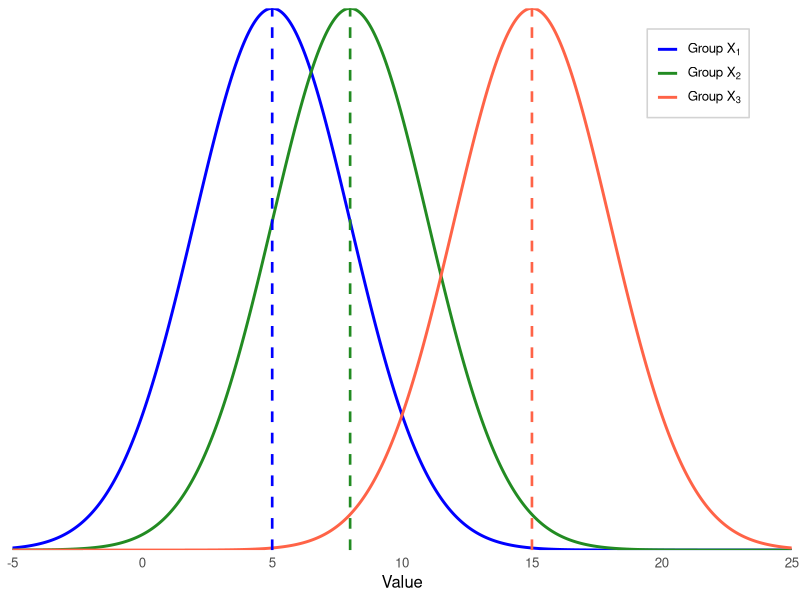
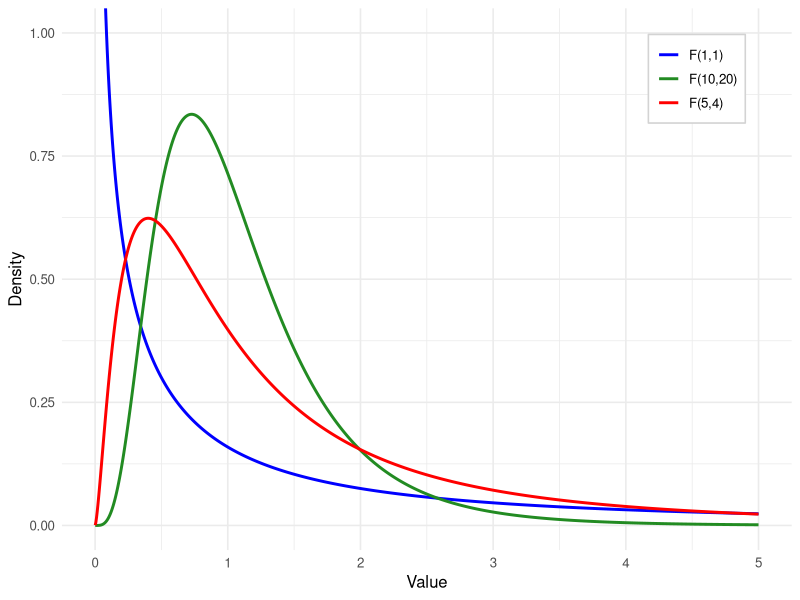
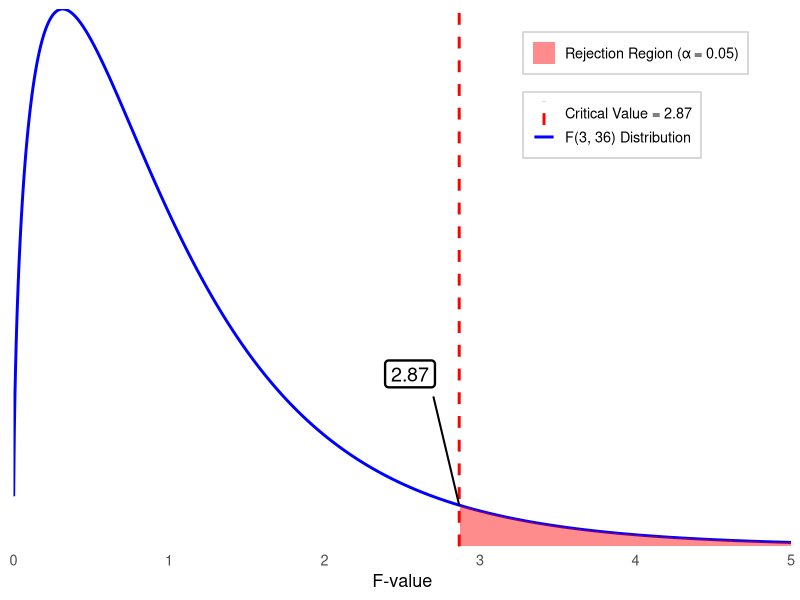
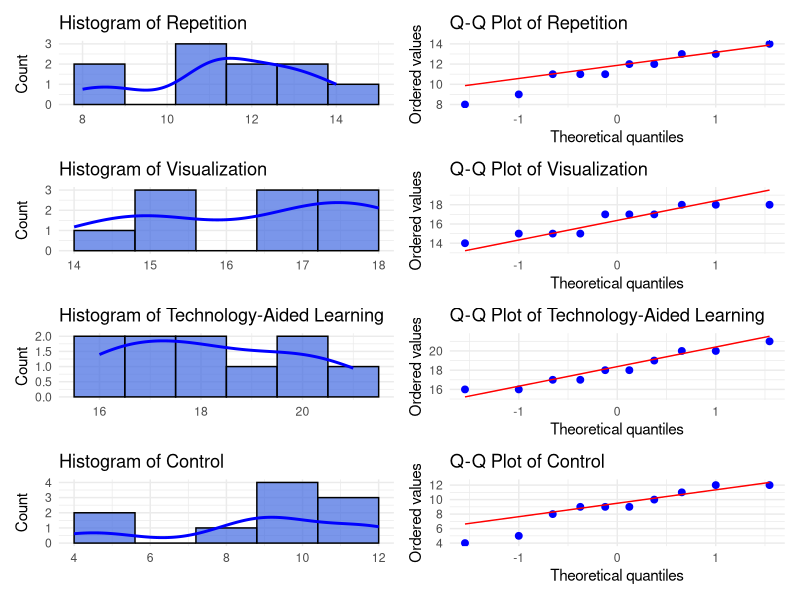

Reproduce these figures in R, in order.
## ---- chunk 1
#| echo: false
#| message: false
#| warning: false
#| fig-width: 8
#| fig-height: 5
#| fig-cap: "Three group distributions with dashed mean lines."
#| fig-align: center

library(ggplot2)

# x-range
x <- seq(-5, 25, length.out = 1000)

# approximate group parameters from the figure
mu1 <- 5
mu2 <- 8
mu3 <- 15
sd1 <- 3
sd2 <- 3
sd3 <- 3

# density data
df <- rbind(
  data.frame(x = x, y = dnorm(x, mean = mu1, sd = sd1), group = "Group X[1]"),
  data.frame(x = x, y = dnorm(x, mean = mu2, sd = sd2), group = "Group X[2]"),
  data.frame(x = x, y = dnorm(x, mean = mu3, sd = sd3), group = "Group X[3]")
)

# plot
ggplot(df, aes(x = x, y = y, color = group)) +
  geom_line(linewidth = 1) +
  geom_vline(xintercept = mu1, color = "blue", linetype = "dashed", linewidth = 0.9) +
  geom_vline(xintercept = mu2, color = "forestgreen", linetype = "dashed", linewidth = 0.9) +
  geom_vline(xintercept = mu3, color = "tomato", linetype = "dashed", linewidth = 0.9) +
  scale_color_manual(
    values = c("Group X[1]" = "blue", "Group X[2]" = "forestgreen", "Group X[3]" = "tomato"),
    labels = c(expression("Group " * X[1]),
               expression("Group " * X[2]),
               expression("Group " * X[3]))
  ) +
  labs(x = "Value", y = NULL, color = NULL) +
  coord_cartesian(xlim = c(-5, 25), expand = FALSE) +
  theme_minimal(base_size = 12) +
  theme(
    panel.grid = element_blank(),
    axis.text.y = element_blank(),
    axis.ticks.y = element_blank(),
    legend.position = c(0.88, 0.88),
    legend.background = element_rect(fill = "white", color = "lightgray"),
    legend.key = element_rect(fill = "white", color = NA)
  )
## ---- chunk 2
#| echo: false
#| message: false
#| warning: false
#| fig-width: 7
#| fig-height: 5
#| fig-cap: "F distributions with different degrees of freedom"
#| fig-align: center

library(ggplot2)

# x range
x <- seq(0.001, 5, length.out = 1000)

# create density data
df_data <- rbind(
  data.frame(x = x, y = df(x, 1, 1), group = "F(1,1)"),
  data.frame(x = x, y = df(x, 10, 20), group = "F(10,20)"),
  data.frame(x = x, y = df(x, 5, 4), group = "F(5,4)")
)

# plot
ggplot(df_data, aes(x = x, y = y, color = group)) +
  geom_line(linewidth = 1) +
  scale_color_manual(values = c("blue", "forestgreen", "red")) +
  labs(
    x = "Value",
    y = "Density",
    color = NULL
  ) +
  coord_cartesian(xlim = c(0,5), ylim = c(0,1)) +
  theme_minimal(base_size = 12) +
  theme(
    legend.position = c(0.87, 0.87),
    legend.background = element_rect(fill = "white", color = "lightgray")
  )
## ---- chunk 3
#| echo: false
#| message: false
#| warning: false
#| fig-align: center
#| fig-width: 7
#| fig-height: 5
#| fig-cap: "F(3, 36) distribution with rejection region at α = 0.05"

library(ggplot2)

df1 <- 3
df2 <- 36
alpha <- 0.05
f_crit <- qf(1 - alpha, df1, df2)

x <- seq(0.001, 5, length.out = 1200)

curve_df <- data.frame(
  x = x,
  y = df(x, df1, df2),
  type = "F(3, 36) Distribution"
)

shade_df <- data.frame(
  x = x[x >= f_crit],
  y = df(x[x >= f_crit], df1, df2),
  type = "Rejection Region (\u03b1 = 0.05)"
)

vline_df <- data.frame(
  xintercept = f_crit,
  type = "Critical Value = 2.87"
)

ggplot() +
  geom_line(
    data = curve_df,
    aes(x = x, y = y, color = type),
    linewidth = 1
  ) +
  geom_area(
    data = shade_df,
    aes(x = x, y = y, fill = type),
    alpha = 0.45
  ) +
  geom_vline(
    data = vline_df,
    aes(xintercept = xintercept, color = type),
    linetype = "dashed",
    linewidth = 1
  ) +
  annotate(
    "label",
    x = 2.55, y = 0.23,
    label = "2.87",
    size = 5,
    label.size = 0.8,
    fill = "white"
  ) +
  annotate(
    "segment",
    x = 2.70, y = 0.20,
    xend = f_crit, yend = df(f_crit, df1, df2),
    linewidth = 0.7,
    color = "black"
  ) +
  scale_color_manual(
    values = c(
      "F(3, 36) Distribution" = "blue",
      "Critical Value = 2.87" = "red"
    )
  ) +
  scale_fill_manual(
    values = c(
      "Rejection Region (\u03b1 = 0.05)" = "red"
    )
  ) +
  scale_x_continuous(limits = c(0, 5), expand = c(0, 0)) +
  scale_y_continuous(expand = c(0, 0)) +
  labs(x = "F-value", y = NULL, color = NULL, fill = NULL) +
  theme_minimal(base_size = 13) +
  theme(
    panel.grid = element_blank(),
    axis.text.y = element_blank(),
    axis.ticks.y = element_blank(),
    legend.position = c(0.80, 0.84),
    legend.background = element_rect(fill = "white", color = "lightgray")
  )
## ---- chunk 4
#| echo: false
#| message: false
#| warning: false
#| fig-align: center
#| fig-width: 10
#| fig-height: 12
#| fig-cap: "Histograms and Q-Q plots for each instructional group."

library(ggplot2)
library(patchwork)

# Data from your tables
repetition <- c(13,12,12,11,9,11,11,14,13,8)
visualization <- c(17,15,15,17,18,18,14,15,17,18)
tech <- c(17,18,16,16,20,21,18,20,19,17)
control <- c(10,12,9,12,4,11,9,8,9,5)

make_plots <- function(data, name){

  df <- data.frame(value = data)

  hist_plot <- ggplot(df, aes(x = value)) +
    geom_histogram(aes(y = after_stat(count)),
                   bins = 6,
                   fill = "royalblue",
                   alpha = 0.7,
                   color = "black") +
    geom_density(aes(y = after_stat(count)),
                 color = "blue",
                 linewidth = 1) +
    labs(title = paste("Histogram of", name),
         x = NULL,
         y = "Count") +
    theme_minimal()

  qq_plot <- ggplot(df, aes(sample = value)) +
    stat_qq(color = "blue", size = 2) +
    stat_qq_line(color = "red") +
    labs(title = paste("Q-Q Plot of", name),
         x = "Theoretical quantiles",
         y = "Ordered values") +
    theme_minimal()

  hist_plot | qq_plot
}

p1 <- make_plots(repetition, "Repetition")
p2 <- make_plots(visualization, "Visualization")
p3 <- make_plots(tech, "Technology-Aided Learning")
p4 <- make_plots(control, "Control")

p1 / p2 / p3 / p4
